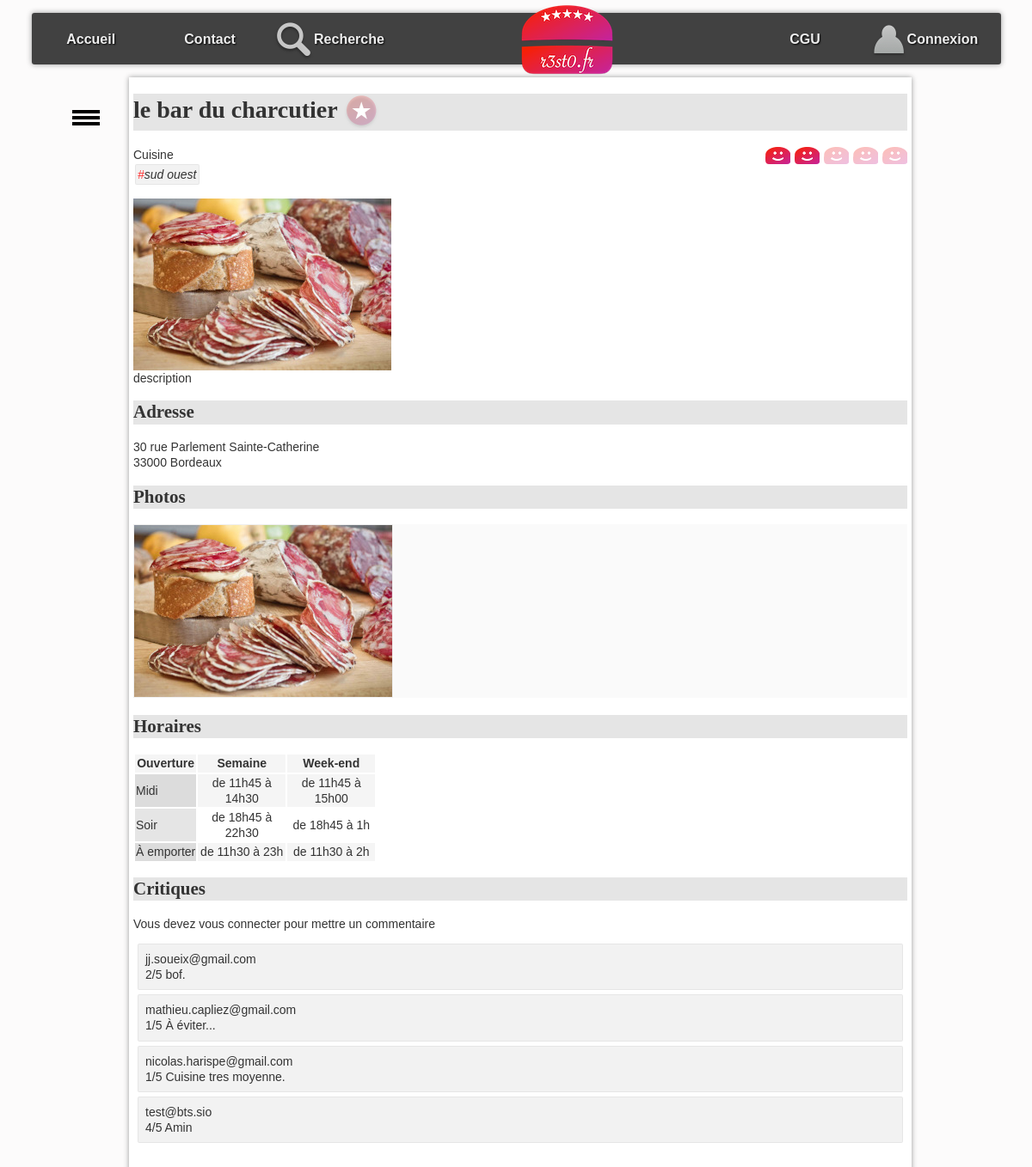
The app's page /?action=detail&idR=2 with its own data.
### tables this page shows
CREATE TABLE IF NOT EXISTS `resto` (
  `idR` bigint NOT NULL,
  `nomR` varchar(255) DEFAULT NULL,
  `numAdrR` varchar(20) DEFAULT NULL,
  `voieAdrR` varchar(255) DEFAULT NULL,
  `cpR` char(5) DEFAULT NULL,
  `villeR` varchar(255) DEFAULT NULL,
  `latitudeDegR` float DEFAULT NULL,
  `longitudeDegR` float DEFAULT NULL,
  `descR` text,
  `horairesR` text,
  PRIMARY KEY (`idR`)
);

CREATE TABLE IF NOT EXISTS `typecuisine` (
  `idTC` bigint NOT NULL,
  `libelleTC` varchar(255) DEFAULT NULL,
  PRIMARY KEY (`idTC`)
);

CREATE TABLE IF NOT EXISTS `photo` (
  `idP` bigint NOT NULL,
  `cheminP` varchar(255) DEFAULT NULL,
  `idR` bigint DEFAULT NULL,
  PRIMARY KEY (`idP`),
  KEY `idR` (`idR`)
);

CREATE TABLE IF NOT EXISTS `critiquer` (
  `idR` bigint NOT NULL,
  `mailU` varchar(150) NOT NULL,
  `note` int DEFAULT NULL,
  `commentaire` varchar(4096) DEFAULT NULL,
  PRIMARY KEY (`idR`,`mailU`),
  KEY `mailU` (`mailU`)
);

### controleur/detailResto.php (called while the page is built, shortened)
<?php
include_once "$racine/modele/bd.resto.inc.php";
include_once "$racine/modele/bd.typecuisine.inc.php";
include_once "$racine/modele/bd.photo.inc.php";
include_once "$racine/modele/bd.critiquer.inc.php";
include_once "$racine/modele/bd.aimer.inc.php";
include_once "$racine/modele/authentification.inc.php";
$idR = $_GET["idR"];
$unResto = getRestoByIdR($idR);
$lesTypesCuisine = getTypesCuisineByIdR($idR);
$lesPhotos = getPhotosByIdR($idR);
$noteMoy = round(getNoteMoyenneByIdR($idR), 0);
$mailU = getMailULoggedOn();
$aimer = getAimerById($mailU, $idR);
$critiques = getCritiquerByIdR($idR);
include "$racine/vue/entete.html.php";
include "$racine/vue/vueDetailResto.php";
include "$racine/vue/pied.html.php";
?>

### index.php (called while the page is built, shortened)
<?php
include "getRacine.php";
include_once "$racine/modele/authentification.inc.php";
if (isset($_GET["action"])) {
    $action = $_GET["action"];
}
else {
    $action = "defaut";
}
$fichier = controleurPrincipal($action);
include "$racine/controleur/$fichier";
?>

### modele/bd.resto.inc.php (called while the page is built, shortened)
<?php
function getRestoByIdR($idR) {
    try {
        $cnx = connexionPDO();
        $req = $cnx->prepare("select * from resto where idR=:idR");
        $req->bindValue(':idR', $idR, PDO::PARAM_INT);
        $req->execute();
        $resultat = $req->fetch(PDO::FETCH_ASSOC);
    } catch (PDOException $e) {
        print "Erreur !: " . $e->getMessage();
        die();
    }
    return $resultat;
}
?>

### modele/bd.aimer.inc.php (called while the page is built, shortened)
<?php
function getAimerById($mailU, $idR){
    try {
        $cnx = connexionPDO();
        $req = $cnx->prepare("select * from aimer where mailU=:mailU and  idR=:idR");
        $req->bindValue(':idR', $idR, PDO::PARAM_INT);
        $req->bindValue(':mailU', $mailU, PDO::PARAM_STR);
        $req->execute();
        $resultat = $req->fetch(PDO::FETCH_ASSOC);
    } catch (PDOException $e) {
        print "Erreur !: " . $e->getMessage();
        die();
    }
    return $resultat;
}
?>

### modele/bd.critiquer.inc.php (called while the page is built, shortened)
<?php
function getCritiquerByIdR($idR) {
    $resultat = array();
    try {
        $cnx = connexionPDO();
        $req = $cnx->prepare("select * from critiquer where idR=:idR");
        $req->bindValue(':idR', $idR, PDO::PARAM_INT);
        $req->execute();
        $ligne = $req->fetch(PDO::FETCH_ASSOC);
        while ($ligne) {
            $resultat[] = $ligne;
            $ligne = $req->fetch(PDO::FETCH_ASSOC);
        }
    } catch (PDOException $e) {
        print "Erreur !: " . $e->getMessage();
        die();
    }
    return $resultat;
}
function getNoteMoyenneByIdR($idR) {
    try {
        $cnx = connexionPDO();
        $req = $cnx->prepare("select avg(note) from critiquer where idR=:idR");
        $req->bindValue(':idR', $idR, PDO::PARAM_INT);
        $req->execute();
        $resultat = $req->fetch(PDO::FETCH_ASSOC);
    } catch (PDOException $e) {
        print "Erreur !: " . $e->getMessage();
        die();
    }
    if ($req->rowCount()>0){
        return $resultat["avg(note)"];
    }
    else{
        return 0;
    }
}
?>

### modele/bd.typecuisine.inc.php (called while the page is built, shortened)
<?php
function getTypesCuisineByIdR($idR){
    $resultat = array();
    try {
        $cnx = connexionPDO();
        $req = $cnx->prepare("select typeCuisine.* from typeCuisine,proposer where typeCuisine.idTC = proposer.idTC and proposer.idR = :idR");
        $req->bindValue(':idR', $idR, PDO::PARAM_INT);
        $req->execute();
        $ligne = $req->fetch(PDO::FETCH_ASSOC);
        while ($ligne) {
            $resultat[] = $ligne;
            $ligne = $req->fetch(PDO::FETCH_ASSOC);
        }
    } catch (PDOException $e) {
        print "Erreur !: " . $e->getMessage();
        die();
    }
    return $resultat;
}
?>

### modele/bd.photo.inc.php (called while the page is built, shortened)
<?php
function getPhotosByIdR($idR) {
    $resultat = array();
    try {
        $cnx = connexionPDO();
        $req = $cnx->prepare("select * from photo where idR=:idR");
        $req->bindValue(':idR', $idR, PDO::PARAM_INT);
        $req->execute();
        $ligne = $req->fetch(PDO::FETCH_ASSOC);
        while ($ligne) {
            $resultat[] = $ligne;
            $ligne = $req->fetch(PDO::FETCH_ASSOC);
        }
    } catch (PDOException $e) {
        print "Erreur !: " . $e->getMessage();
        die();
    }
    return $resultat;
}
?>

### modele/authentification.inc.php (called while the page is built, shortened)
<?php
function isLoggedOn() {
    $ret = false;
    return $ret;
}
?>

### vue/vueDetailResto.php (the view, shortened to what this page needs)
<h1><?= $unResto['nomR']; ?>
    <?php if ($aimer != false) { ?>
        <a href="./?action=aimer&idR=<?= $unResto['idR']; ?>" ><img class="aimer" src="images/aime.png" alt="j'aime ce restaurant"></a>
    <?php } else { ?>
        <a href="./?action=aimer&idR=<?= $unResto['idR']; ?>" ><img class="aimer" src="images/aimepas.png" alt="je n'aime pas encore ce restaurant"></a>
    <?php } ?>
</h1>
<span id="note">
    <?php for ($i = 1; $i <= 5; $i++) { ?>
        <a class="aimer" href="./?action=noter&note=<?= $i ?>&idR=<?= $unResto['idR']; ?>" >
            <?php if ($i <= $noteMoy) { ?>
                <img class="note" src="images/like.png" alt="">
            <?php } else { ?>
                <img class="note" src="images/neutre.png" alt="line neutre">
            <?php } ?>
        </a>
    <?php } ?>
</span>
<section>
    Cuisine <br />
    <ul id="tagFood">
        <?php for ($j = 0; $j < count($lesTypesCuisine); $j++) { ?>
            <li class="tag"><span class="tag">#</span><?= $lesTypesCuisine[$j]["libelleTC"] ?></li>
        <?php } ?>
    </ul>
</section>
<p id="principal">
    <?php if (count($lesPhotos) > 0) { ?>
        <img src="photos/<?= $lesPhotos[0]["cheminP"] ?>" alt="photo du restaurant" />
    <?php } ?>
    <br />
    <?= $unResto['descR']; ?>
</p>
<h2 id="adresse">
    Adresse
</h2>
<p>
    <?= $unResto['numAdrR']; ?>
    <?= $unResto['voieAdrR']; ?><br />
    <?= $unResto['cpR']; ?>
    <?= $unResto['villeR']; ?>
</p>
<h2 id="photos">
    Photos
</h2>
<ul id="galerie">
    <?php for ($i = 0; $i < count($lesPhotos); $i++) { ?>
        <li> <img class="galerie" src="photos/<?= $lesPhotos[$i]["cheminP"] ?>" alt="" /></li>
    <?php } ?>
</ul>
<h2 id="horaires">
    Horaires
</h2>
<?= $unResto['horairesR']; ?>
<h2 id="crit">Critiques</h2>
<?php if (isLoggedOn()){ ?>
    <form action="" method="post">
        <label for="commentaire">Commentaire:</label>
        <input type="text" id="commentaire" name="commentaire" required>
        <br>
        <label for="note">Note (1-5):</label>
        <input type="number" id="notes" name="note" min="1" max="5" required>
        <input type="hidden" name="idR" value="<?= $unResto['idR']; ?>">
        <br>
        <input type="submit" value="Ajouter Critique">
    </form>
<?php } else {
    echo "Vous devez vous connecter pour mettre un commentaire";
} ?>
<ul id="critiques">
    <?php for ($i = 0; $i < count($critiques); $i++) { ?>
        <li>
            <span>
                <?= $critiques[$i]["mailU"] ?>
            </span>
            <div>
                <span>
                    <?php
                    if ($critiques[$i]["note"]) {
                        echo $critiques[$i]["note"] . "/5";
                    }
                    ?>
                </span>
                <span><?= $critiques[$i]["commentaire"] ?> </span>
            </div>
        </li>
    <?php } ?>
</ul>

### css/base.css (style rules this page uses)
:root { --largeurPage: 900px; --largeurMenuCont : 200px; --margeCalc: calc((100% - var(--largeurPage)) / 2); --margeMenuHaut : 15px; --hauteurMenuGene:60px; --coulA1:#5A7694; --coulA2:#D7E5ED; --coulB1:#566459; --coulB2:#90974A; --coulC:#CDBCA0; --fondC:#fcfbfb; --padding_cote:5px; }
body { font-family: Arial; color : #333; font-size : 14px; line-height : 1.3; scroll-behavior: smooth; background-color : var(--fondC); }
a.aimer { text-decoration: none; }

### css/cgu.css (style rules this page uses)
h1,h2,h3,h4 { font-family: Futura; background-color : rgba(0,0,0,0.1); }
td.cell { text-align : center; width : 100px; }
td.label { background-color : rgba(0,0,0,0.1); }
tr:nth-child(odd) { background-color : rgb(245,245,245); }

### css/corps.css (style rules this page uses)
#tagFood { display:inline-block; padding-left : 0px; font-style: italic; margin : 0px; }
li.tag { display:inline-block; border:1px solid rgba(0,0,0,0.05); background-color:rgba(0,0,0,0.05); padding:2px; margin:2px; border-radius: 2px; }
span.tag { color:rgb(255,50,50); }
#galerie { margin-top : 0px; margin-bottom : 20px; padding-left : 0px; background-color : rgb(250,250,250); }
#galerie li { display : inline-block; }
img.note { padding-left : 1px; vertical-align : sub; }
img.galerie { border:1px solid rgb(239,239,239); }
#note { float : right; }
img.aimer { vertical-align : middle; }
#critiques { list-style-type : none; padding-left : 0px; }
#critiques>li { border:1px solid rgba(0,0,0,0.05); background-color:rgba(0,0,0,0.05); padding:8px; margin:5px; border-radius: 2px; }

### records on screen
resto: nomR "le bar du charcutier", descR "description", numAdrR "30", voieAdrR "rue Parlement Sainte-Catherine", cpR "33000", villeR "Bordeaux", horairesR "Ouverture Semaine Week-end Midi de 11h45 à 14h30 de 11h45 à 15h00 Soir de 18h45 à 22h30 de 18h45 à 1h À emporter de 11h30 à 23h de 11h30 à 2h"
typecuisine: libelleTC "sud ouest"
photo: cheminP (picture)
critiquer: mailU "jj.soueix@gmail.com", note "2", commentaire "bof."
critiquer: mailU "mathieu.capliez@gmail.com", note "1", commentaire "À éviter..."
critiquer: mailU "nicolas.harispe@gmail.com", note "1", commentaire "Cuisine tres moyenne."
critiquer: mailU "test@bts.sio", note "4", commentaire "Amin"
